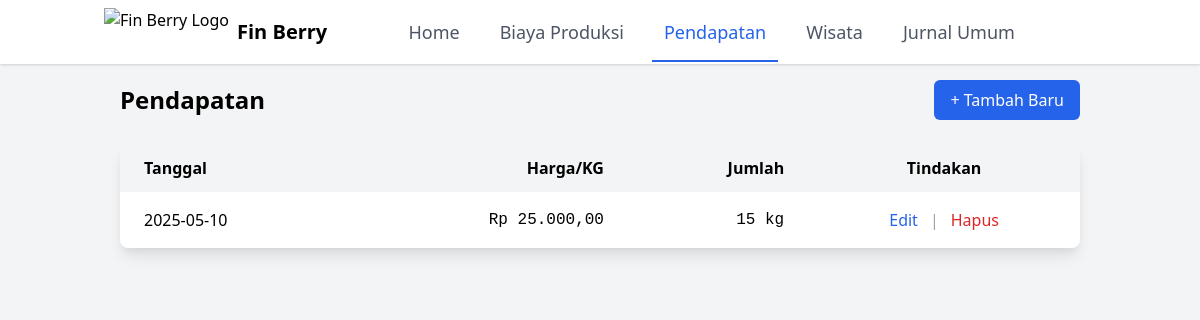
The page /revenue on the database its author committed.
### models.py (models this page shows)
class Revenue(db.Model):
    id = db.Column(db.Integer, primary_key=True)
    date = db.Column(db.Date, nullable=False)
    price_per_kg = db.Column(db.Float, nullable=False)
    strawberry_amount = db.Column(db.Float, nullable=False)

### app.py (the view)
@app.route('/revenue')
def revenue_list():
    items = Revenue.query.all()
    return render_template('revenue.html', items=items)

### app.py (called while the page is built)
@app.template_filter('rupiah')
def format_rupiah(value):
    try:
        v = float(value)
        return "Rp {:,.2f}".format(v).replace(",", "X").replace(".", ",").replace("X", ".")
    except (ValueError, TypeError):
        return "Rp 0,00"

def format_kg(value):
    try:
        return f"{float(value):g} kg"
    except (ValueError, TypeError):
        return value

### templates/revenue.html
{% extends 'base.html' %} {% block content %}
<div class="container mx-auto px-4">
  <div class="flex justify-between items-center mb-6">
    <h1 class="text-2xl font-bold">Pendapatan</h1>
    <a
      href="{{ url_for('revenue_add') }}"
      class="bg-blue-600 hover:bg-blue-700 text-white px-4 py-2 rounded-md transition-colors"
    >
      + Tambah Baru
    </a>
  </div>
  <div class="bg-white shadow-lg rounded-lg overflow-hidden">
    <table class="min-w-full">
      <thead class="bg-gray-100">
        <tr>
          <th class="px-6 py-3 text-left">Tanggal</th>
          <th class="px-6 py-3 text-right">Harga/KG</th>
          <th class="px-6 py-3 text-right">Jumlah</th>
          <th class="px-6 py-3 text-center">Tindakan</th>
        </tr>
      </thead>
      <tbody class="divide-y">
        {% for i in items %}
        <tr class="hover:bg-gray-50">
          <td class="px-6 py-4">{{ i.date.strftime('%Y-%m-%d') }}</td>
          <td class="px-6 py-4 text-right font-mono">
            {{ i.price_per_kg | rupiah }}
          </td>
          <td class="px-6 py-4 text-right font-mono">
            {{ i.strawberry_amount | kg }}
          </td>
          <td class="px-6 py-4">
            <div class="flex justify-center space-x-3">
              <a
                href="{{ url_for('revenue_edit', id=i.id) }}"
                class="text-blue-600 hover:text-blue-800"
              >
                Edit
              </a>
              <span class="text-gray-400">|</span>
              <a
                href="{{ url_for('revenue_delete', id=i.id) }}"
                class="text-red-600 hover:text-red-800"
              >
                Hapus
              </a>
            </div>
          </td>
        </tr>
        {% else %}
        <tr>
          <td colspan="4" class="px-6 py-4 text-center text-gray-500">
            Belum ada data pendapatan
          </td>
        </tr>
        {% endfor %}
      </tbody>
    </table>
  </div>
</div>
{% endblock %}

### rows shown on the page
Revenue: date "2025-05-10", price_per_kg|rupiah "Rp 25.000,00", strawberry_amount|kg "15 kg"
